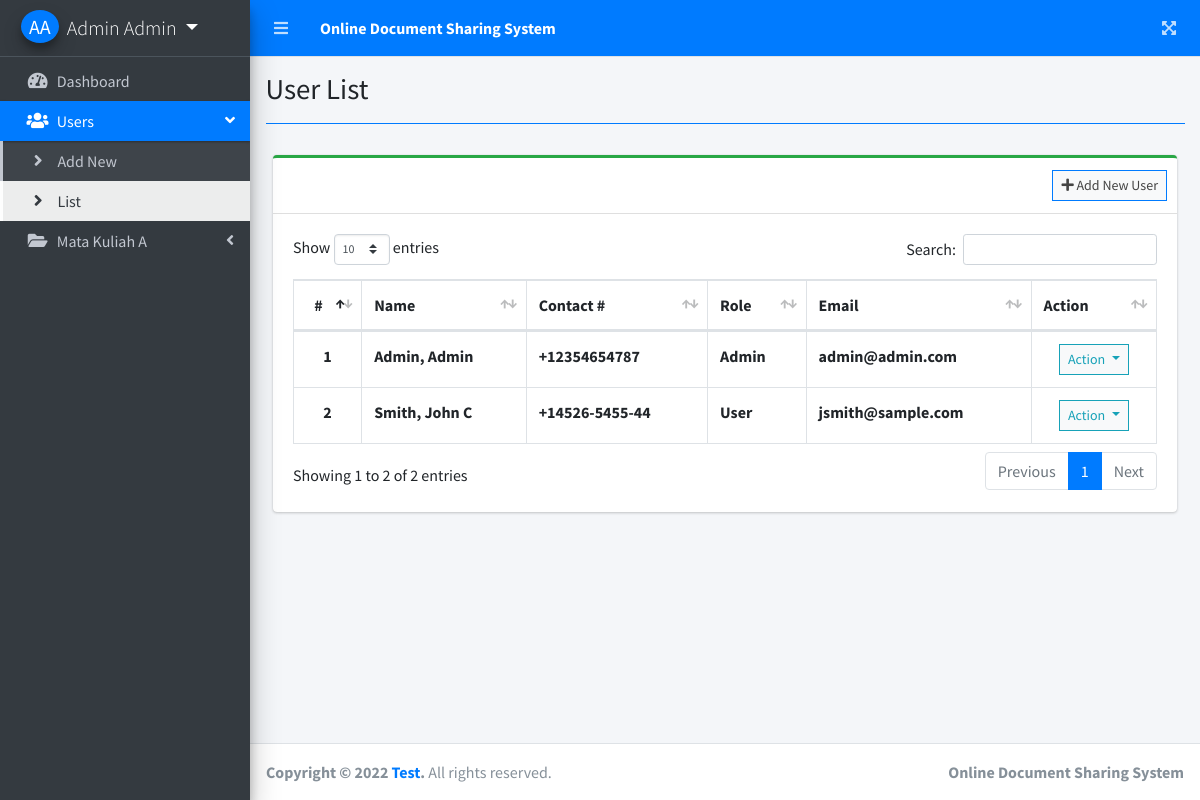
The page /index.php?page=user_list (signed in) on the database as committed earlier.
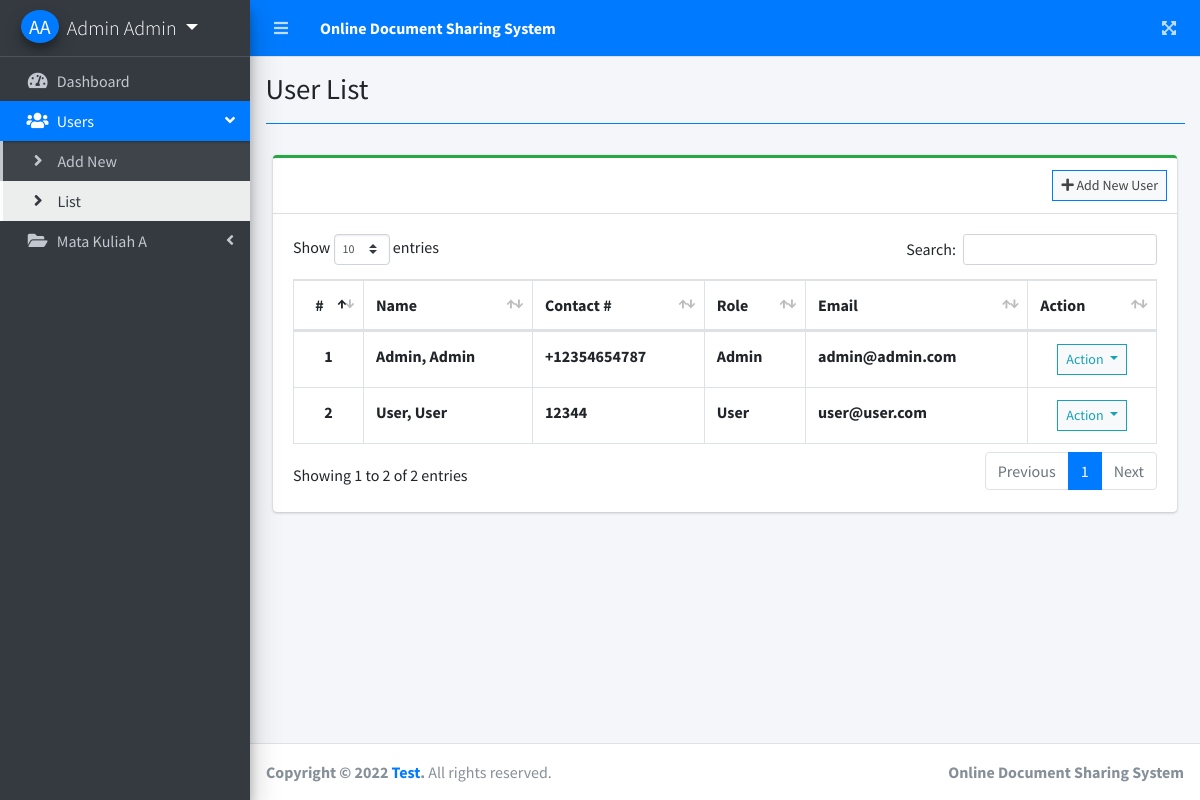
The same page on the database as committed later.
### tables this page shows
CREATE TABLE `users` (
  `id` int(30) NOT NULL,
  `firstname` varchar(200) NOT NULL,
  `lastname` varchar(200) NOT NULL,
  `middlename` varchar(200) NOT NULL,
  `contact` varchar(100) NOT NULL,
  `address` text NOT NULL,
  `email` varchar(200) NOT NULL,
  `password` text NOT NULL,
  `type` tinyint(1) NOT NULL DEFAULT 2 COMMENT '1=Admin,2= users',
  `avatar` text NOT NULL,
  `date_created` datetime NOT NULL DEFAULT current_timestamp()
);

### user_list.php (the view, shortened to what this page needs)
<?php include'db_connect.php' ?>
<div class="col-lg-12">
	<div class="card card-outline card-success">
		<div class="card-header">
			<div class="card-tools">
				<a class="btn btn-block btn-sm btn-default btn-flat border-primary" href="./index.php?page=new_user"><i class="fa fa-plus"></i> Add New User</a>
			</div>
		</div>
		<div class="card-body">
			<table class="table tabe-hover table-bordered" id="list">
				<thead>
					<tr>
						<th class="text-center">#</th>
						<th>Name</th>
						<th>Contact #</th>
						<th>Role</th>
						<th>Email</th>
						<th>Action</th>
					</tr>
				</thead>
				<tbody>
					<?php
					$i = 1;
					$type = array('',"Admin","User");
					$qry = $conn->query("SELECT *,concat(lastname,', ',firstname,' ',middlename) as name FROM users order by concat(lastname,', ',firstname,' ',middlename) asc");
					while($row= $qry->fetch_assoc()):
					?>
					<tr>
						<th class="text-center"><?php echo $i++ ?></th>
						<td><b><?php echo ucwords($row['name']) ?></b></td>
						<td><b><?php echo $row['contact'] ?></b></td>
						<td><b><?php echo $type[$row['type']] ?></b></td>
						<td><b><?php echo $row['email'] ?></b></td>
						<td class="text-center">
							<button type="button" class="btn btn-default btn-sm btn-flat border-info wave-effect text-info dropdown-toggle" data-toggle="dropdown" aria-expanded="true">
		                      Action
		                    </button>
						</td>
					</tr>
				<?php endwhile; ?>
				</tbody>
			</table>
		</div>
	</div>
</div>

### index.php (shortened to what this page needs)
<!DOCTYPE html>
<html lang="en">
<?php
	include 'header.php'
?>
<body class="hold-transition sidebar-mini layout-fixed layout-navbar-fixed layout-footer-fixed">
<div class="wrapper">
  <?php include 'topbar.php' ?>
  <?php include 'sidebar.php' ?>
  <div class="content-wrapper">
    <div class="content-header">
      <div class="container-fluid">
        <div class="row mb-2">
          <div class="col-sm-6">
            <h1 class="m-0"><?php echo $title ?></h1>
          </div>
        </div>
            <hr class="border-primary">
      </div>
    </div>
    <section class="content">
      <div class="container-fluid">
         <?php
          $page = isset($_GET['page']) ? $_GET['page'] : 'home';
          include $page.'.php';
          ?>
      </div>
    </section>
  </div>
  <footer class="main-footer">
    <strong>Copyright &copy; 2022 <a href="#">Test</a>.</strong>
    All rights reserved.
    <div class="float-right d-none d-sm-inline-block">
      <b>Online Document Sharing System</b>
    </div>
  </footer>
</div>
</body>
</html>

### header.php (shortened to what this page needs)
<head>
  <?php
  $title = isset($_GET['page']) ? ucwords(str_replace("_", ' ', $_GET['page'])) : "Home";
  ?>
  <link rel="stylesheet" href="assets/plugins/fontawesome-free/css/all.min.css">
  <link rel="stylesheet" href="assets/plugins/overlayScrollbars/css/OverlayScrollbars.min.css">
  <link rel="stylesheet" href="assets/plugins/datatables-bs4/css/dataTables.bootstrap4.min.css">
  <link rel="stylesheet" href="assets/plugins/datatables-responsive/css/responsive.bootstrap4.min.css">
  <link rel="stylesheet" href="assets/plugins/datatables-buttons/css/buttons.bootstrap4.min.css">
  <link rel="stylesheet" href="assets/plugins/select2/css/select2.min.css">
  <link rel="stylesheet" href="assets/plugins/select2-bootstrap4-theme/select2-bootstrap4.min.css">
  <link rel="stylesheet" href="assets/plugins/sweetalert2-theme-bootstrap-4/bootstrap-4.min.css">
  <link rel="stylesheet" href="assets/plugins/toastr/toastr.min.css">
  <link rel="stylesheet" href="assets/plugins/dropzone/min/dropzone.min.css">
  <link rel="stylesheet" href="assets/plugins/icheck-bootstrap/icheck-bootstrap.min.css">
  <link rel="stylesheet" href="assets/dist/css/adminlte.min.css">
  <link rel="stylesheet" href="assets/dist/css/styles.css">
  <link rel="stylesheet" href="assets/plugins/summernote/summernote-bs4.min.css">
</head>

### topbar.php
<nav class="main-header navbar navbar-expand navbar-primary navbar-dark ">
  <ul class="navbar-nav">
    <?php if(isset($_SESSION['login_id'])): ?>
    <li class="nav-item">
      <a class="nav-link" data-widget="pushmenu" href="" role="button"><i class="fas fa-bars"></i></a>
    </li>
  <?php endif; ?>
    <li>
      <a class="nav-link text-white"  href="./" role="button"> <large><b>Online Document Sharing System</b></large></a>
    </li>
  </ul>
  <ul class="navbar-nav ml-auto">
    <li class="nav-item">
      <a class="nav-link" data-widget="fullscreen" href="#" role="button">
        <i class="fas fa-expand-arrows-alt"></i>
      </a>
    </li>
  </ul>
</nav>

### sidebar.php (shortened to what this page needs)
<aside class="main-sidebar sidebar-dark-primary elevation-4">
  <div class="dropdown">
 	<a href="javascript:void(0)" class="brand-link dropdown-toggle" data-toggle="dropdown" aria-expanded="true">
      <?php if(empty($_SESSION['login_avatar'])): ?>
      <span class="brand-image img-circle elevation-3 d-flex justify-content-center align-items-center bg-primary text-white font-weight-500" style="width: 38px;height:50px"><?php echo strtoupper(substr($_SESSION['login_firstname'], 0,1).substr($_SESSION['login_lastname'], 0,1)) ?></span>
      <?php else: ?>
        <span class="image">
          <img src="assets/uploads/<?php echo $_SESSION['login_avatar'] ?>" style="width: 38px;height:38px" class="img-circle elevation-2" alt="User Image">
        </span>
      <?php endif; ?>
      <span class="brand-text font-weight-light"><?php echo ucwords($_SESSION['login_firstname'].' '.$_SESSION['login_lastname']) ?></span>
    </a>
  </div>
  <div class="sidebar">
    <nav class="mt-2">
      <ul class="nav nav-pills nav-sidebar flex-column nav-flat" data-widget="treeview" role="menu" data-accordion="false">
        <li class="nav-item dropdown">
          <a href="./" class="nav-link nav-home">
            <i class="nav-icon fas fa-tachometer-alt"></i>
            <p>
              Dashboard
            </p>
          </a>
        </li>
      <?php if($_SESSION['login_type'] == 1): ?>
        <li class="nav-item">
          <a href="#" class="nav-link nav-edit_user">
            <i class="nav-icon fas fa-users"></i>
            <p>
              Users
              <i class="right fas fa-angle-left"></i>
            </p>
          </a>
          <ul class="nav nav-treeview">
            <li class="nav-item">
              <a href="./index.php?page=new_user" class="nav-link nav-new_user tree-item">
                <i class="fas fa-angle-right nav-icon"></i>
                <p>Add New</p>
              </a>
            </li>
            <li class="nav-item">
              <a href="./index.php?page=user_list" class="nav-link nav-user_list tree-item">
                <i class="fas fa-angle-right nav-icon"></i>
                <p>List</p>
              </a>
            </li>
          </ul>
        </li>
        <li class="nav-item">
          <a href="#" class="nav-link nav-is-tree nav-edit_document nav-view_document">
            <i class="nav-icon fa fa-folder-open"></i>
            <p>
            Mata Kuliah A
              <i class="right fas fa-angle-left"></i>
            </p>
          </a>
        </li>
      <?php endif; ?>
      </ul>
    </nav>
  </div>
</aside>

Rows that differ between the two databases and show on the page:
removed users: name "Smith, John C", contact "+14526-5455-44", type "User", email "jsmith@sample.com"
added users: name "User, User", contact "12344", type "User", email "user@user.com"
